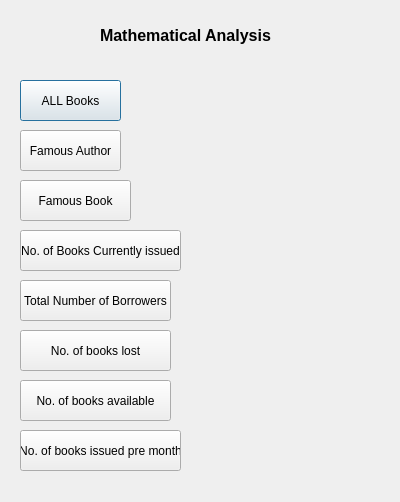
<?xml version="1.0" encoding="UTF-8"?>
<ui version="4.0"> 
 <class>Dialog</class>
 <widget class="QDialog" name="Dialog">
  <property name="geometry">
   <rect>  
    <x>0</x>
    <y>0</y>
    <width>400</width>
    <height>502</height>
   </rect>
  </property>
  <property name="windowTitle">
   <string>Dialog</string>
  </property>
  <widget class="QLabel" name="label">
   <property name="geometry">
    <rect>
     <x>100</x>
     <y>20</y>
     <width>201</width>
     <height>31</height>
    </rect>
   </property>
   <property name="text">
    <string>&lt;html&gt;&lt;head/&gt;&lt;body&gt;&lt;p&gt;&lt;span style=&quot; font-size:12pt; font-weight:600;&quot;&gt;Mathematical Analysis&lt;/span&gt;&lt;/p&gt;&lt;/body&gt;&lt;/html&gt;</string>
   </property>
  </widget>
  <widget class="QPushButton" name="btn1">
   <property name="geometry">
    <rect>
     <x>20</x>
     <y>80</y>
     <width>101</width>
     <height>41</height>
    </rect>
   </property>
   <property name="text">
    <string>ALL Books</string>
   </property>
  </widget>
  <widget class="QPushButton" name="btn2">
   <property name="geometry">
    <rect>
     <x>20</x>
     <y>130</y>
     <width>101</width>
     <height>41</height>
    </rect>
   </property>
   <property name="text">
    <string>Famous Author</string>
   </property>
  </widget>
  <widget class="QLabel" name="lab2">
   <property name="geometry">
    <rect>
     <x>140</x>
     <y>130</y>
     <width>231</width>
     <height>41</height>
    </rect>
   </property>
   <property name="text">
    <string>&lt;html&gt;&lt;head/&gt;&lt;body&gt;&lt;p&gt;&lt;br/&gt;&lt;/p&gt;&lt;/body&gt;&lt;/html&gt;</string>
   </property>
  </widget>
  <widget class="QPushButton" name="btn3">
   <property name="geometry">
    <rect>
     <x>20</x>
     <y>180</y>
     <width>111</width>
     <height>41</height>
    </rect>
   </property>
   <property name="text">
    <string>Famous Book</string>
   </property>
  </widget>
  <widget class="QLabel" name="lab3">
   <property name="geometry">
    <rect>
     <x>140</x>
     <y>180</y>
     <width>231</width>
     <height>41</height>
    </rect>
   </property>
   <property name="text">
    <string>&lt;html&gt;&lt;head/&gt;&lt;body&gt;&lt;p&gt;&lt;br/&gt;&lt;/p&gt;&lt;/body&gt;&lt;/html&gt;</string>
   </property>
  </widget>
  <widget class="QPushButton" name="btn4">
   <property name="geometry">
    <rect>
     <x>20</x>
     <y>230</y>
     <width>161</width>
     <height>41</height>
    </rect>
   </property>
   <property name="text">
    <string>No. of Books Currently issued</string>
   </property>
  </widget>
  <widget class="QLabel" name="lab4">
   <property name="geometry">
    <rect>
     <x>200</x>
     <y>230</y>
     <width>151</width>
     <height>41</height>
    </rect>
   </property>
   <property name="text">
    <string>&lt;html&gt;&lt;head/&gt;&lt;body&gt;&lt;p&gt;&lt;br/&gt;&lt;/p&gt;&lt;/body&gt;&lt;/html&gt;</string>
   </property>
  </widget>
  <widget class="QPushButton" name="btn5">
   <property name="geometry">
    <rect>
     <x>20</x>
     <y>280</y>
     <width>151</width>
     <height>41</height>
    </rect>
   </property>
   <property name="text">
    <string>Total Number of Borrowers</string>
   </property>
  </widget>
  <widget class="QLabel" name="lab5">
   <property name="geometry">
    <rect>
     <x>180</x>
     <y>280</y>
     <width>151</width>
     <height>41</height>
    </rect>
   </property>
   <property name="text">
    <string>&lt;html&gt;&lt;head/&gt;&lt;body&gt;&lt;p&gt;&lt;br/&gt;&lt;/p&gt;&lt;/body&gt;&lt;/html&gt;</string>
   </property>
  </widget>
  <widget class="QPushButton" name="btn6">
   <property name="geometry">
    <rect>
     <x>20</x>
     <y>330</y>
     <width>151</width>
     <height>41</height>
    </rect>
   </property>
   <property name="text">
    <string>No. of books lost</string>
   </property>
  </widget>
  <widget class="QLabel" name="lab6">
   <property name="geometry">
    <rect>
     <x>180</x>
     <y>330</y>
     <width>151</width>
     <height>41</height>
    </rect>
   </property>
   <property name="text">
    <string>&lt;html&gt;&lt;head/&gt;&lt;body&gt;&lt;p&gt;&lt;br/&gt;&lt;/p&gt;&lt;/body&gt;&lt;/html&gt;</string>
   </property>
  </widget>
  <widget class="QPushButton" name="btn7">
   <property name="geometry">
    <rect>
     <x>20</x>
     <y>380</y>
     <width>151</width>
     <height>41</height>
    </rect>
   </property>
   <property name="text">
    <string>No. of books available</string>
   </property>
  </widget>
  <widget class="QLabel" name="lab7">
   <property name="geometry">
    <rect>
     <x>180</x>
     <y>380</y>
     <width>151</width>
     <height>41</height>
    </rect>
   </property>
   <property name="text">
    <string>&lt;html&gt;&lt;head/&gt;&lt;body&gt;&lt;p&gt;&lt;br/&gt;&lt;/p&gt;&lt;/body&gt;&lt;/html&gt;</string>
   </property>
  </widget>
  <widget class="QPushButton" name="btn8">
   <property name="geometry">
    <rect>
     <x>20</x>
     <y>430</y>
     <width>161</width>
     <height>41</height>
    </rect>
   </property>
   <property name="text">
    <string>No. of books issued pre month</string>
   </property>
  </widget>
  <widget class="QLabel" name="lab8">
   <property name="geometry">
    <rect>
     <x>190</x>
     <y>430</y>
     <width>151</width>
     <height>41</height>
    </rect>
   </property>
   <property name="text">
    <string>&lt;html&gt;&lt;head/&gt;&lt;body&gt;&lt;p&gt;&lt;br/&gt;&lt;/p&gt;&lt;/body&gt;&lt;/html&gt;</string>
   </property>
  </widget>
  <widget class="QLabel" name="lab1">
   <property name="geometry">
    <rect>
     <x>130</x>
     <y>80</y>
     <width>231</width>
     <height>41</height>
    </rect>
   </property>
   <property name="text">
    <string>&lt;html&gt;&lt;head/&gt;&lt;body&gt;&lt;p&gt;&lt;br/&gt;&lt;/p&gt;&lt;/body&gt;&lt;/html&gt;</string>
   </property>
  </widget>
 </widget>
 <resources/>
 <connections/>
</ui>
